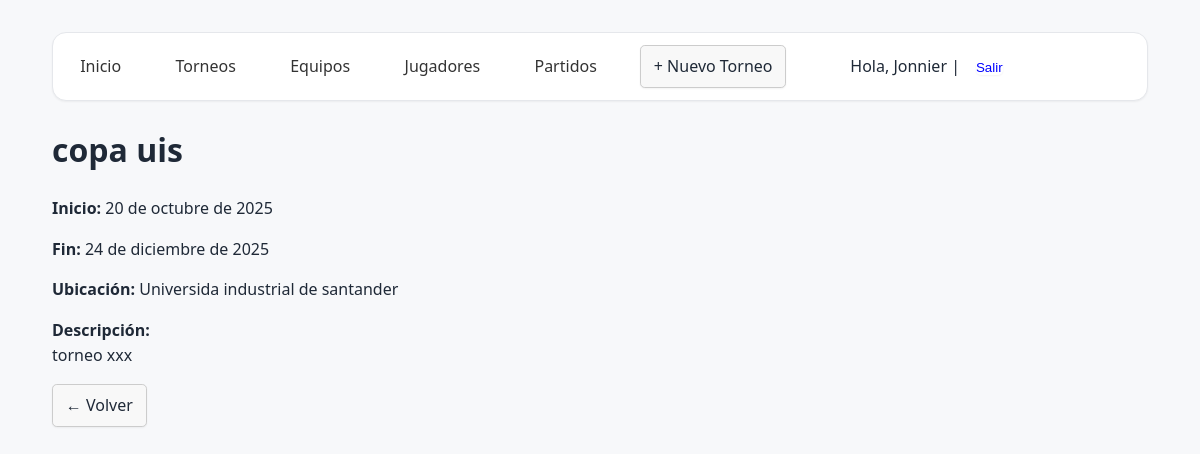
/torneos/1/ (signed in), run on the app's committed database.
### core/models.py (models this page shows, shortened)
class Torneo(models.Model):
    nombre = models.CharField(max_length=150, unique=True)
    fecha_inicio = models.DateField()
    fecha_fin = models.DateField(null=True, blank=True)
    ubicacion = models.CharField(max_length=150, blank=True)
    descripcion = models.TextField(blank=True)
    class Meta:
        ordering = ["-fecha_inicio", "nombre"]

### core/views.py (the view)
# urls.py: path('torneos/<int:pk>/', views.torneo_detail, name='torneo_detail'),
@login_required
def torneo_detail(request, pk):
    torneo = get_object_or_404(Torneo, pk=pk)
    return render(request, "core/torneo_detail.html", {"torneo": torneo})

### templates/core/torneo_detail.html (shortened to what this page needs)
{% extends "base.html" %}
{% block content %}
  <h1>{{ torneo.nombre }}</h1>
  <p><strong>Inicio:</strong> {{ torneo.fecha_inicio }}</p>
  <p><strong>Fin:</strong> {{ torneo.fecha_fin|default:"—" }}</p>
  <p><strong>Ubicación:</strong> {{ torneo.ubicacion|default:"—" }}</p>
  <p><strong>Descripción:</strong><br>{{ torneo.descripcion|linebreaksbr }}</p>
  <p><a class="btn" href="{% url 'torneos_list' %}">← Volver</a></p>
{% endblock %}

### templates/base.html (shortened to what this page needs)
<!DOCTYPE html>
<html lang="es">
<head>
  {% load static %}
  <link rel="stylesheet" href="{% static 'css/styles.css' %}">
</head>
<body>
  <nav>
    <a href="{% url 'home' %}">Inicio</a>
    <a href="{% url 'torneos_list' %}">Torneos</a>
    <a href="{% url 'equipos_list' %}">Equipos</a>
    <a href="{% url 'jugadores_list' %}">Jugadores</a>
    <a href="{% url 'partidos_list' %}">Partidos</a>
    <a class="btn" href="{% url 'torneo_create' %}">+ Nuevo Torneo</a>
    {% if user.is_authenticated %}
      Hola, {{ user.username }} |
      <form action="{% url 'logout' %}" method="post" style="display:inline;">
        <button type="submit" class="btn" style="background:none; border:none; padding:0; color:#00f; cursor:pointer;">Salir</button>
      </form>
    {% else %}
      <a href="{% url 'login' %}">Iniciar sesión</a>
    {% endif %}
  </nav>
  <main>
    {% block content %}{% endblock %}
  </main>
</body>
</html>

### static/css/styles.css (style rules this page uses)
:root { --bg: #f7f8fa; --card: #ffffff; --text: #1f2937; --muted: #6b7280; --primary: #2563eb; --primary-600: #1d4ed8; --primary-700: #1e40af; --border: #e5e7eb; --ring: rgba(37, 99, 235, 0.25); --success: #16a34a; --warning: #f59e0b; --danger: #dc2626; --radius: 12px; --shadow-sm: 0 1px 2px rgba(0,0,0,.05); --shadow-md: 0 6px 18px rgba(0,0,0,.08); --font-sans: ui-sans-serif, system-ui, -apple-system, "Segoe UI", Roboto, "Helvetica Neue", Arial, "Apple Color Emoji", "Segoe UI Emoji"; }
* { box-sizing: border-box; }
html, body { height: 100%; }
body { margin: 0; padding: 0 1.25rem 2rem; background: var(--bg); color: var(--text); font-family: var(--font-sans); line-height: 1.55; }
main { max-width: 1100px; margin: 1.2rem auto 0; }
nav { position: sticky; top: 0; z-index: 50; background: var(--card); border: 1px solid var(--border); border-radius: calc(var(--radius) + 2px); box-shadow: var(--shadow-sm); padding: .75rem 1rem; margin: 1rem auto 1.25rem; max-width: 1100px; display: flex; align-items: center; flex-wrap: wrap; gap: .6rem 1rem; }
nav a { text-decoration: none; color: var(--text); padding: .45rem .7rem; border-radius: 8px; transition: background .2s ease, color .2s ease, transform .08s ease; }
.btn { display: inline-flex; align-items: center; gap: .4rem; padding: .55rem .85rem; border-radius: 10px; border: 1px solid var(--border); background: var(--card); color: var(--text); text-decoration: none; cursor: pointer; box-shadow: var(--shadow-sm); transition: background .2s ease, border-color .2s ease, transform .08s ease; }
a { color: var(--primary-600); }

### templates/base.html (style rules this page uses)
body { font-family: system-ui, sans-serif; margin: 2rem; }
nav { margin-bottom: 1.5rem; }
nav a { margin-right: 1rem; text-decoration: none; color: #333; }
.btn { display: inline-block; padding: .5rem .8rem; border: 1px solid #ccc; border-radius: .3rem; text-decoration: none; background-color: #f8f8f8; cursor: pointer; }

### data on the page
Torneo: nombre "copa uis", fecha_inicio "20 de octubre de 2025", fecha_fin "24 de diciembre de 2025", ubicacion "Universida industrial de santander", descripcion "torneo xxx"

### other printed values
{{ user.username }} "Jonnier"
